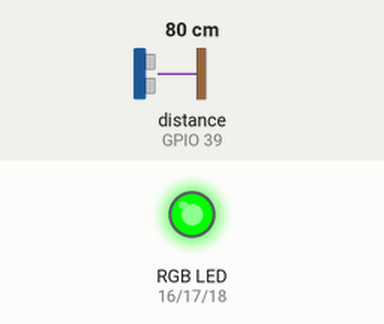
This program was run on a simulated ESP32 board running MicroPython. Parts: an RGB LED mixed from three pins (HIGH = lit). The test bench sets the inputs (shaded band); at power-on: distance to the obstacle (sensor on GPIO 39) 80 cm. The echo pulse lasts 58.3 µs per cm; pins used as bus, display or sensor lines are not drawn.

Above: at 1.2 s.
1.3 s: distance to the obstacle (sensor on GPIO 39) set to 54 cm
2.8 s: distance to the obstacle (sensor on GPIO 39) set to 45 cm
At 3.5 s:
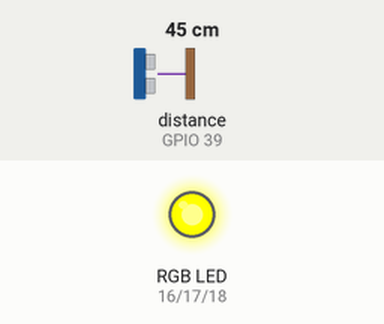
4.3 s: distance to the obstacle (sensor on GPIO 39) set to 21 cm
5.8 s: distance to the obstacle (sensor on GPIO 39) set to 17 cm
At 7.0 s:
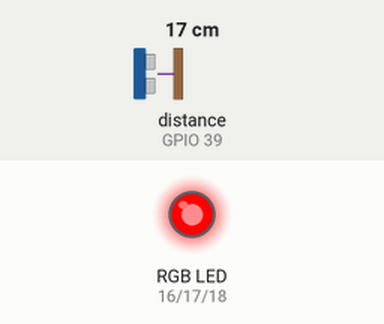
7.3 s: distance to the obstacle (sensor on GPIO 39) set to 35 cm
At 8.1 s:
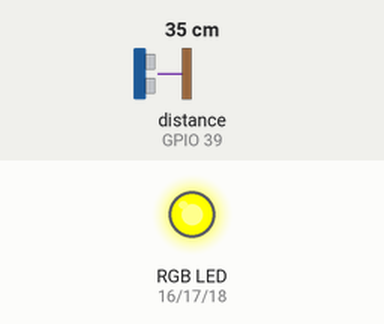
8.8 s: distance to the obstacle (sensor on GPIO 39) set to 2 cm
At 9.4 s:
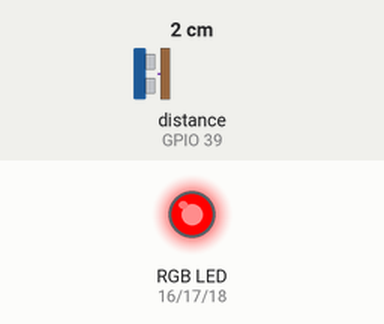
Timing chart, 0 to 11.3 s (numbered marks = the images above; inputs shaded):
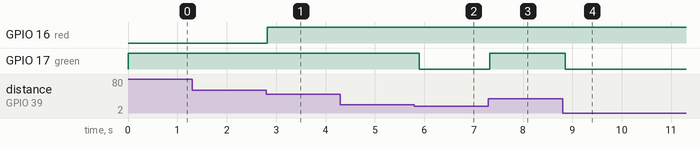

Measured:
- the behaviour switches between 50 and 49 cm on distance to the obstacle (sensor on GPIO 39) (found by bisection; images 0 and 1)
- the behaviour switches between 20 and 19 cm on distance to the obstacle (sensor on GPIO 39) (found by bisection; images 1 and 2)
- after the input at 1.3 s, every drawn part: stays the same
- after the input at 2.8 s, GPIO 16 (red): LOW → HIGH at once
- after the input at 4.3 s, every drawn part: stays the same
- after the input at 5.8 s, GPIO 17 (green): HIGH → LOW after 0.10 s
- after the input at 7.3 s, GPIO 17 (green): LOW → HIGH at once
- after the input at 8.8 s, GPIO 17 (green): HIGH → LOW after 0.06 s

The program:

ultrasonic_led_meter.py
```python
# Closer objects light the RGB LED red, far ones green
import time
from machine import Pin
from distance import DistanceSensor

sensor = DistanceSensor(trigger_pin=5, echo_pin=39)
red = Pin(16, Pin.OUT)
green = Pin(17, Pin.OUT)
blue = Pin(18, Pin.OUT)
blue.off()

while True:
    cm = sensor.distance_cm()
    if cm is not None and cm < 20:
        red.on()        # too close!
        green.off()
    elif cm is not None and cm < 50:
        red.on()        # red + green = yellow: getting close
        green.on()
    else:
        red.off()       # all clear
        green.on()
    time.sleep_ms(100)
```

distance.py
```python
# distance.py - measure distance with an HC-SR04 ultrasonic sensor.
#
# Wiring (see the Ultrasonic Sensors lesson):
#   VCC -> 3V3 (HC-SR04P / 3.3 V version) or VIN (classic 5 V HC-SR04)
#   TRIG -> GPIO 5
#   ECHO -> GPIO 39 (through a voltage divider if the sensor runs on 5 V)
#   GND -> GND
#
# Usage:
#   from distance import DistanceSensor
#   sensor = DistanceSensor(trigger_pin=5, echo_pin=39)
#   print(sensor.distance_cm())   # a number, or None if nothing was in range

import time
from machine import Pin, time_pulse_us

# Sound travels about 0.0343 cm per microsecond. The echo time covers the
# trip there AND back, so we halve it.
CM_PER_MICROSECOND = 0.0343 / 2

# The sensor needs a short rest between measurements, or it can hear the
# echo of the previous ping.
MIN_GAP_MS = 60


class DistanceSensor:
    def __init__(self, trigger_pin, echo_pin, max_cm=250):
        self.trigger = Pin(trigger_pin, Pin.OUT, value=0)
        self.echo = Pin(echo_pin, Pin.IN)
        # Longest echo worth waiting for, plus a little extra
        self.timeout_us = int(max_cm / CM_PER_MICROSECOND) + 2000
        self._last_ping = time.ticks_ms() - MIN_GAP_MS

    def distance_cm(self):
        # Wait if we pinged too recently
        wait = MIN_GAP_MS - time.ticks_diff(time.ticks_ms(), self._last_ping)
        if wait > 0:
            time.sleep_ms(wait)

        # A 10 microsecond pulse on TRIG tells the sensor to send a ping
        self.trigger.value(1)
        time.sleep_us(10)
        self.trigger.value(0)
        self._last_ping = time.ticks_ms()

        # ECHO goes high for as long as the sound took to come back
        duration = time_pulse_us(self.echo, 1, self.timeout_us)
        if duration < 0:
            return None   # no echo: nothing in range
        return round(duration * CM_PER_MICROSECOND, 1)
```
